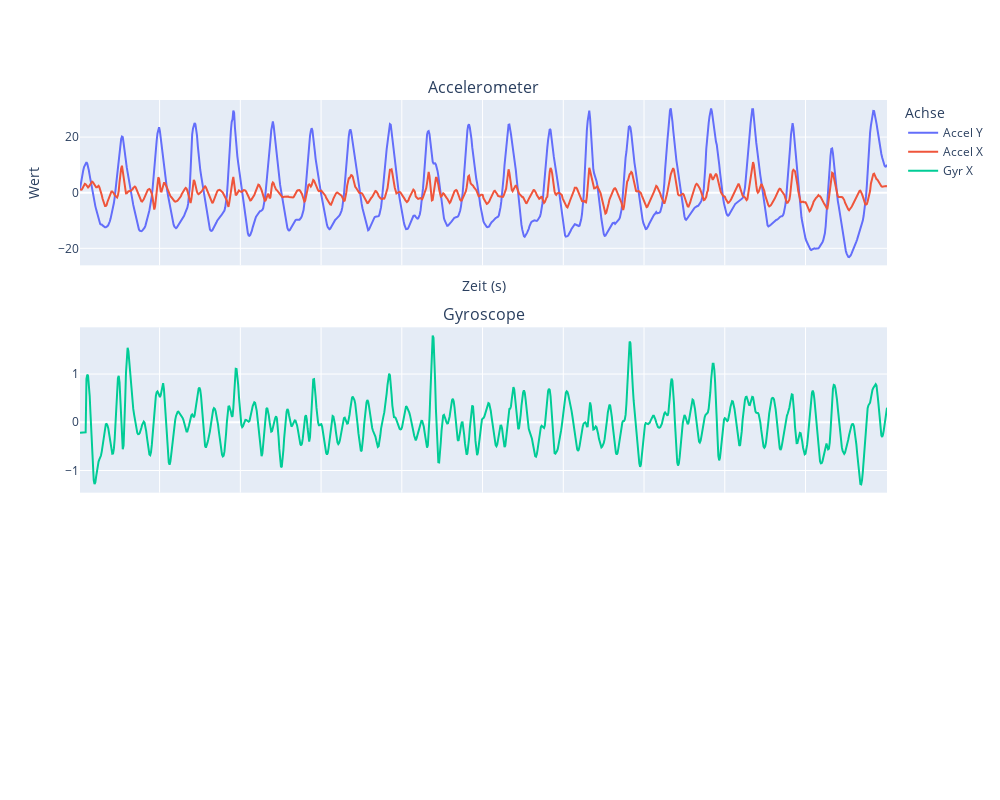

Notebook code for this chart:
### Code cell
plot_df(filtered_df)

### Figure 1 — Plotly figure (JSON) as saved in the notebook; plotly's stock layout.template omitted (floating-point values rounded to 4 significant figures; data arrays with more than 128 entries replaced by an {"elided": "..."} marker saying what was removed)
{"data": [{"name": "Accel Y", "type": "scatter", "x": {"elided": "1001 float values"}, "y": {"elided": "1001 float values"}}, {"name": "Accel X", "type": "scatter", "x": {"elided": "1001 float values"}, "y": {"elided": "1001 float values"}}, {"marker": {"size": 4}, "name": "Gyr X", "type": "scatter", "x": {"elided": "1001 float values"}, "xaxis": "x2", "y": {"elided": "1001 float values"}, "yaxis": "y2"}], "layout": {"annotations": [{"font": {"size": 16}, "showarrow": false, "text": "Accelerometer", "x": 0.5, "xanchor": "center", "xref": "paper", "y": 1, "yanchor": "bottom", "yref": "paper"}, {"font": {"size": 16}, "showarrow": false, "text": "Gyroscope", "x": 0.5, "xanchor": "center", "xref": "paper", "y": 0.6333, "yanchor": "bottom", "yref": "paper"}], "height": 800, "legend": {"title": {"text": "Achse"}}, "width": 1000, "xaxis": {"anchor": "y", "domain": [0, 1], "matches": "x3", "showticklabels": false, "title": {"text": "Zeit (s)"}}, "xaxis2": {"anchor": "y2", "domain": [0, 1], "matches": "x3", "showticklabels": false}, "xaxis3": {"anchor": "y3", "domain": [0, 1]}, "yaxis": {"anchor": "x", "domain": [0.7333, 1], "title": {"text": "Wert"}}, "yaxis2": {"anchor": "x2", "domain": [0.3667, 0.6333]}, "yaxis3": {"anchor": "x3", "domain": [0, 0.2667]}}}
